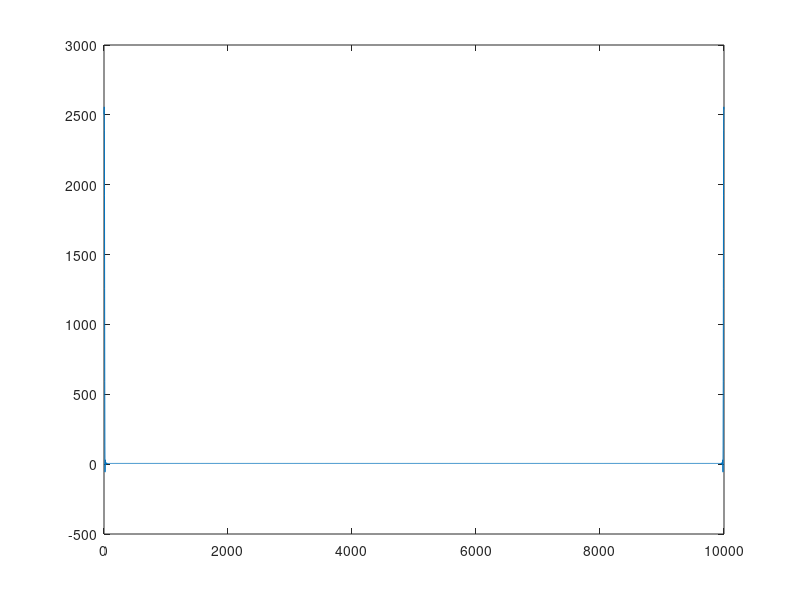
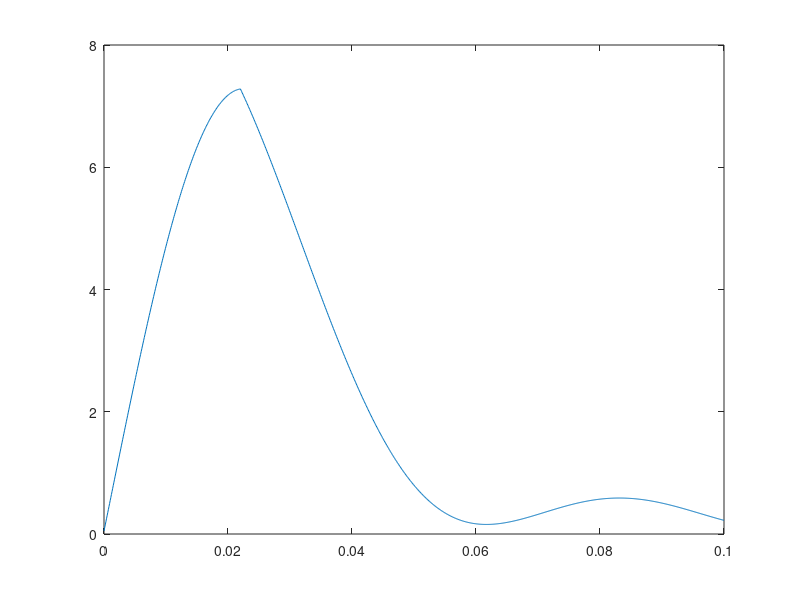

The MATLAB script that drew these images, in order:
clc
clear all
close all
am = input('Message Amplitude ')
ac = input('Carrier Amplitude ')
fm = input('Message Frequency ')
fc = input('Carrier Frequency ')

N = 5000;
fs = 10000;
f = 0:fs/N:(N-1)*fs/N;
t = 0:1/fs:0.1;

ka = 1/ac;
m = am*cos(2*pi*fm*t);
s = ac*(1+ka.*m).*cos(2*pi*fc*t);
c = ac*cos(2*pi*fc*t);
n = -20:1:200;
wc = 2*pi*fm/fs;
h = sinc(n*wc)*wc/pi;
y = s.*c;
z = filter(h,1,y);
w = fft(s,N);
plot(f,w)
figure 
plot(t,z)